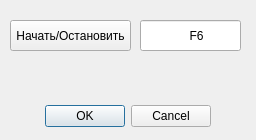
<?xml version="1.0" encoding="UTF-8"?>
<ui version="4.0">
 <class>Dialog</class>
 <widget class="QDialog" name="Dialog">
  <property name="geometry">
   <rect>
    <x>0</x>
    <y>0</y>
    <width>256</width>
    <height>140</height>
   </rect>
  </property>
  <property name="windowTitle">
   <string>Dialog</string>
  </property>
  <property name="windowIcon">
   <iconset>
    <normaloff>Icon.png</normaloff>Icon.png</iconset>
  </property>
  <widget class="QDialogButtonBox" name="buttonBox">
   <property name="geometry">
    <rect>
     <x>30</x>
     <y>101</y>
     <width>181</width>
     <height>31</height>
    </rect>
   </property>
   <property name="orientation">
    <enum>Qt::Horizontal</enum>
   </property>
   <property name="standardButtons">
    <set>QDialogButtonBox::Cancel|QDialogButtonBox::Ok</set>
   </property>
  </widget>
  <widget class="QPushButton" name="pushButton">
   <property name="geometry">
    <rect>
     <x>10</x>
     <y>20</y>
     <width>121</width>
     <height>31</height>
    </rect>
   </property>
   <property name="text">
    <string>Начать/Остановить</string>
   </property>
  </widget>
  <widget class="QLineEdit" name="lineEdit">
   <property name="geometry">
    <rect>
     <x>140</x>
     <y>20</y>
     <width>101</width>
     <height>31</height>
    </rect>
   </property>
   <property name="text">
    <string>              F6</string>
   </property>
  </widget>
 </widget>
 <resources/>
 <connections>
  <connection>
   <sender>buttonBox</sender>
   <signal>accepted()</signal>
   <receiver>Dialog</receiver>
   <slot>accept()</slot>
   <hints>
    <hint type="sourcelabel">
     <x>248</x>
     <y>254</y>
    </hint>
    <hint type="destinationlabel">
     <x>157</x>
     <y>274</y>
    </hint>
   </hints>
  </connection>
  <connection>
   <sender>buttonBox</sender>
   <signal>rejected()</signal>
   <receiver>Dialog</receiver>
   <slot>reject()</slot>
   <hints>
    <hint type="sourcelabel">
     <x>316</x>
     <y>260</y>
    </hint>
    <hint type="destinationlabel">
     <x>286</x>
     <y>274</y>
    </hint>
   </hints>
  </connection>
 </connections>
</ui>
